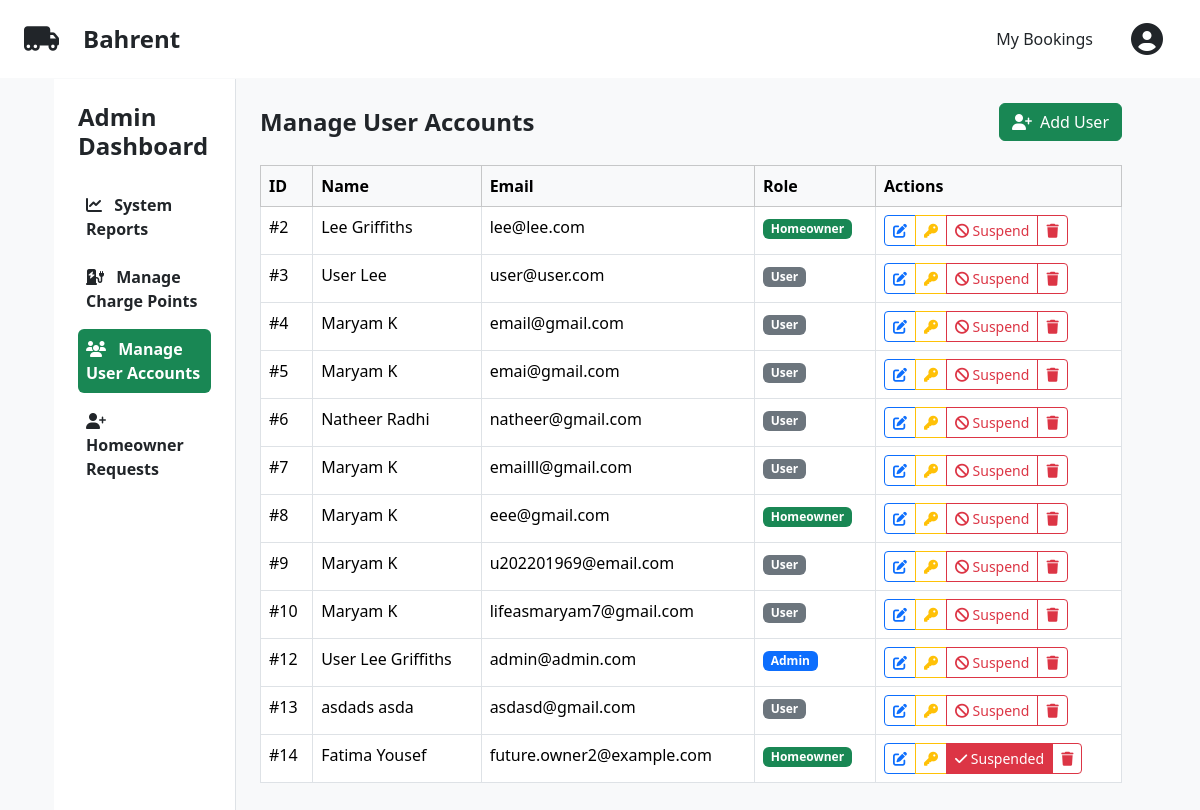
Page /admin.php?section=users (signed in) on the committed database.
### tables this page shows
CREATE TABLE `users` (
  `user_id` int(11) NOT NULL,
  `email` varchar(255) NOT NULL,
  `password` varchar(255) NOT NULL,
  `first_name` varchar(50) NOT NULL,
  `last_name` varchar(50) NOT NULL,
  `role` enum('admin','homeowner','user') NOT NULL,
  `suspended` tinyint(1) NOT NULL DEFAULT 0
);

### controllers/AdminController.php (called while the page is built, shortened)
<?php
require_once __DIR__ . '/../models/User.php';
class AdminController extends BaseController
{
    public function index(): void
    {
        $this->activeSection = $_GET['section'] ?? 'reports';
        switch ($this->activeSection) {
            case 'users':
                $sectionContent = $this->manageUserAccounts();
                break;
        }
    }
    private function manageUserAccounts(): string
    {
        require __DIR__ . '/../views/admin/sections/user_accounts.phtml';
        return ob_get_clean();
    }
}

### models/User.php (called while the page is built, shortened)
<?php
class User
{
    public $suspended;
    public function __construct(
        $id,
        $firstName,
        $lastName,
        $email,
        $role,
        $suspended = false
    ) {
        $this->id = $id;
        $this->firstName = $firstName;
        $this->lastName = $lastName;
        $this->email = $email;
        $this->role = $role;
        $this->suspended = $suspended;
    }
    private static function fromRow($row)
    {
        return new User(
            $row['user_id'],
            $row['first_name'],
            $row['last_name'],
            $row['email'],
            $row['role'],
            (bool)$row['suspended']
        );
    }
    public static function getAll()
    {
        $conn = Database::getInstance()->getConnection();
        $stmt = $conn->prepare("SELECT * FROM users");
        $stmt->execute();
        $users = [];
        while ($row = $stmt->fetch(PDO::FETCH_ASSOC)) {
            $users[] = self::fromRow($row);
        }
        return $users;
    }
    public function isSuspended()
    {
        return $this->suspended;
    }
}

### views/admin/sections/user_accounts.phtml (the view, shortened to what this page needs)
<?php
require_once __DIR__ . '/../../../models/User.php';
$users = User::getAll();
?>
<div class="d-flex justify-content-between align-items-center mb-4">
    <h2 class="fs-4 fw-bold mb-0">Manage User Accounts</h2>
    <button type="button" class="btn btn-success" data-bs-toggle="modal" data-bs-target="#addUserModal">
        <i class="fa-solid fa-user-plus me-2"></i>Add User
    </button>
</div>
<div class="table-responsive">
    <table class="table table-bordered" id="usersTable">
        <thead class="table-light">
            <tr>
                <th>ID</th>
                <th>Name</th>
                <th>Email</th>
                <th>Role</th>
                <th>Actions</th>
            </tr>
        </thead>
        <tbody>
            <?php foreach ($users as $user): ?>
                <tr>
                    <td>#<?= htmlspecialchars($user->id) ?></td>
                    <td><?= htmlspecialchars($user->firstName . ' ' . $user->lastName) ?></td>
                    <td><?= htmlspecialchars($user->email) ?></td>
                    <td>
                        <?php
                        if ($user->role === 'admin') {
                            $roleClass = 'bg-primary';
                        } elseif ($user->role === 'homeowner') {
                            $roleClass = 'bg-success';
                        } else {
                            $roleClass = 'bg-secondary';
                        }
                        ?>
                        <span class="badge <?= $roleClass ?>">
                            <?= ucfirst(htmlspecialchars($user->role)) ?>
                        </span>
                    </td>
                    <td>
                        <div class="btn-group btn-group-sm">
                            <button type="button" class="btn btn-outline-primary"
                                data-bs-toggle="modal"
                                data-bs-target="#editUserModal"
                                data-user-id="<?= htmlspecialchars($user->id) ?>"
                                data-first-name="<?= htmlspecialchars($user->firstName) ?>"
                                data-last-name="<?= htmlspecialchars($user->lastName) ?>"
                                data-email="<?= htmlspecialchars($user->email) ?>"
                                data-role="<?= htmlspecialchars($user->role) ?>"
                                title="Edit">
                                <i class="fa-solid fa-edit"></i>
                            </button>
                            <button type="button" class="btn btn-outline-warning"
                                data-bs-toggle="modal"
                                data-bs-target="#resetPasswordModal"
                                data-user-id="<?= htmlspecialchars($user->id) ?>"
                                title="Reset Password">
                                <i class="fa-solid fa-key"></i>
                            </button>
                            <?php if ($user->isSuspended() == true): ?>
                                <button class="btn btn-danger suspend-user" data-user-id="<?= $user->id ?>">
                                    <i class="fa-solid fa-check"></i> Suspended
                                </button>
                            <?php else: ?>
                                <button class="btn btn-outline-danger suspend-user" data-user-id="<?= $user->id ?>">
                                    <i class="fa-solid fa-ban"></i> Suspend
                                </button>
                            <?php endif; ?>
                            <button type="button" class="btn btn-outline-danger delete-user"
                                data-user-id="<?= htmlspecialchars($user->id) ?>"
                                title="Delete">
                                <i class="fa-solid fa-trash"></i>
                            </button>
                        </div>
                    </td>
                </tr>
            <?php endforeach; ?>
        </tbody>
    </table>
</div>

### rows in the picture
users: user_id "2", first_name+last_name "Lee Griffiths", email "lee@lee.com", role "Homeowner"
users: user_id "3", first_name+last_name "User Lee", email "user@user.com", role "User"
users: user_id "4", first_name+last_name "Maryam K", email "email@gmail.com", role "User"
users: user_id "5", first_name+last_name "Maryam K", email "emai@gmail.com", role "User"
users: user_id "6", first_name+last_name "Natheer Radhi", email "natheer@gmail.com", role "User"
users: user_id "7", first_name+last_name "Maryam K", email "emailll@gmail.com", role "User"
users: user_id "8", first_name+last_name "Maryam K", email "eee@gmail.com", role "Homeowner"
users: user_id "9", first_name+last_name "Maryam K", email "u202201969@email.com", role "User"
users: user_id "10", first_name+last_name "Maryam K", email "lifeasmaryam7@gmail.com", role "User"
users: user_id "12", first_name+last_name "User Lee Griffiths", email "admin@admin.com", role "Admin"
users: user_id "13", first_name+last_name "asdads asda", email "asdasd@gmail.com", role "User"
users: user_id "14", first_name+last_name "Fatima Yousef", email "future.owner2@example.com", role "Homeowner"
